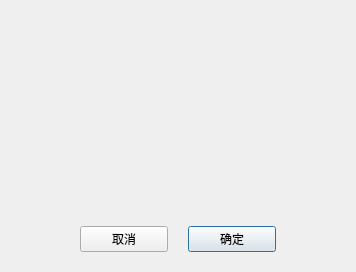
<?xml version="1.0" encoding="UTF-8"?>
<ui version="4.0">
 <class>SendImage</class>
 <widget class="QWidget" name="SendImage">
  <property name="geometry">
   <rect>
    <x>0</x>
    <y>0</y>
    <width>356</width>
    <height>271</height>
   </rect>
  </property>
  <property name="windowTitle">
   <string>发送图片</string>
  </property>
  <layout class="QVBoxLayout" name="verticalLayout">
   <property name="leftMargin">
    <number>50</number>
   </property>
   <property name="topMargin">
    <number>20</number>
   </property>
   <property name="rightMargin">
    <number>50</number>
   </property>
   <property name="bottomMargin">
    <number>20</number>
   </property>
   <item>
    <widget class="QLabel" name="label">
     <property name="sizePolicy">
      <sizepolicy hsizetype="Expanding" vsizetype="Expanding">
       <horstretch>0</horstretch>
       <verstretch>0</verstretch>
      </sizepolicy>
     </property>
     <property name="minimumSize">
      <size>
       <width>0</width>
       <height>200</height>
      </size>
     </property>
     <property name="text">
      <string/>
     </property>
     <property name="alignment">
      <set>Qt::AlignCenter</set>
     </property>
    </widget>
   </item>
   <item>
    <layout class="QHBoxLayout" name="horizontalLayout">
     <property name="spacing">
      <number>20</number>
     </property>
     <property name="leftMargin">
      <number>30</number>
     </property>
     <property name="rightMargin">
      <number>30</number>
     </property>
     <item>
      <widget class="QPushButton" name="btnCancel">
       <property name="text">
        <string>取消</string>
       </property>
      </widget>
     </item>
     <item>
      <widget class="QPushButton" name="btnOK">
       <property name="text">
        <string>确定</string>
       </property>
       <property name="default">
        <bool>true</bool>
       </property>
      </widget>
     </item>
    </layout>
   </item>
  </layout>
 </widget>
 <layoutdefault spacing="6" margin="11"/>
 <resources/>
 <connections/>
</ui>
